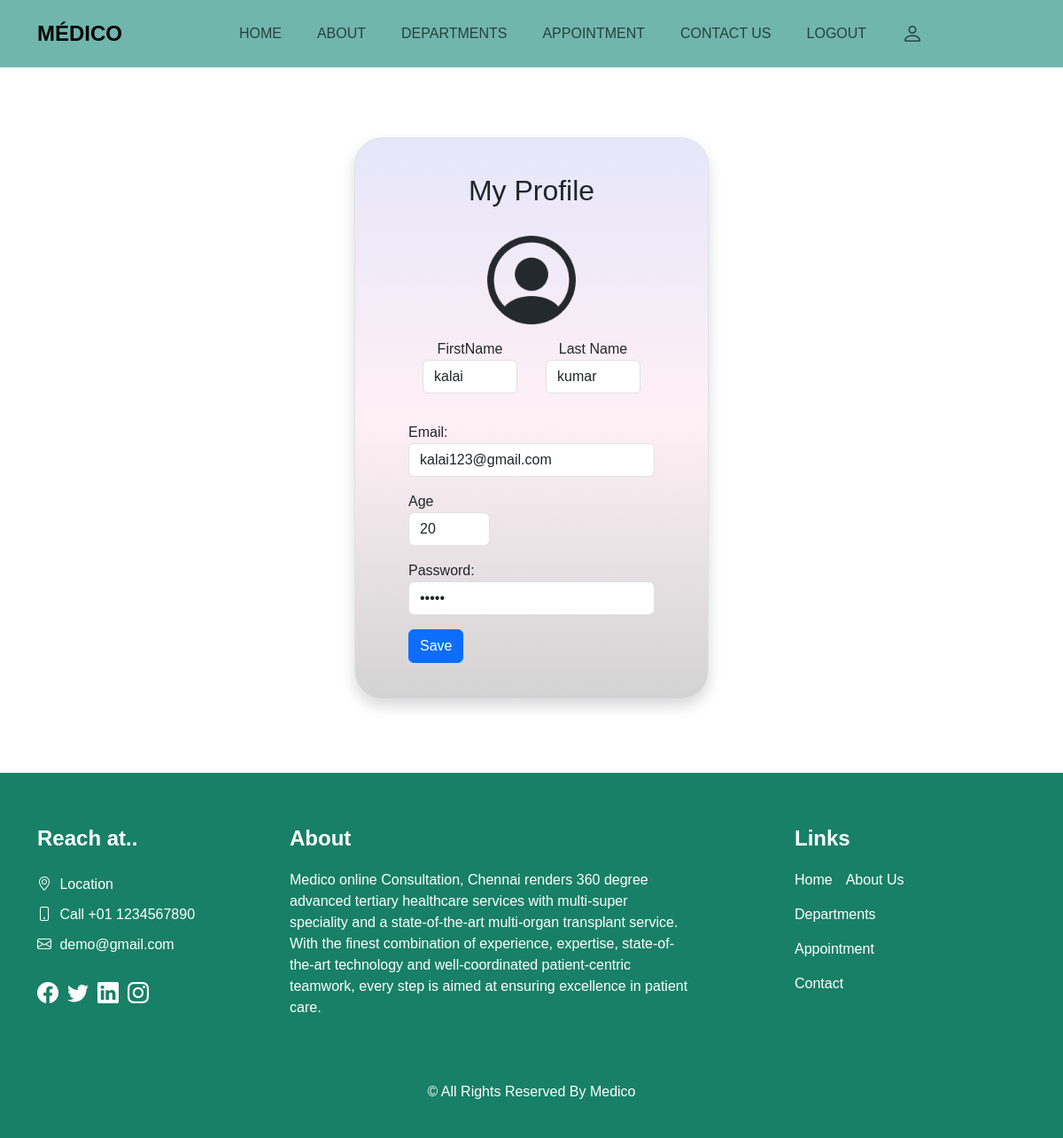
Page /profile/3 (signed in) on the committed database.
### docapp/models.py (models this page shows, shortened)
class Dsignup(models.Model):
    FirstName=models.CharField(max_length=30)
    LastName=models.CharField(max_length=30)
    Gender=models.CharField(max_length=10)
    Age=models.CharField(max_length=3)
    Email=models.CharField(max_length=40)
    Password=models.CharField(max_length=20)
    TandC=models.CharField(max_length=10)

### docapp/views.py (the view)
# urls.py: path("profile/<int:id>", views.edit),
def edit(request, id):
    if(request.user):
        u=request.user.email
        print(u)
        obj=Dsignup.objects.filter(Email=u)
        obj1=Psignup.objects.filter(Email=u)
        if obj:
            gi=Dsignup.objects.get(pk = id)
        elif obj1:
            gi=Psignup.objects.get(pk = id)
    if request.method == 'POST':
        gi.FirstName=request.POST.get("fname")
        gi.LastName=request.POST.get("lname")
        gi.save()
        return redirect(profile)
    else:
        print("error")
    return render(request, "profile.html", locals())

### templates/profile.html (shortened to what this page needs)
{% extends 'base.html' %}
{% block profile %}
<div class="sub_page mt-5 pt-4">
    <div class="d-flex justify-content-center align-items-center min-vh-100 mx-auto" style="width: 400px;">
    <div class="border rounded-5 p-3 bg-white shadow box-area w-90" style="background:linear-gradient(lavender,lavenderblush,lightgray)">
       <div class="m-2">
        <form action="" method="POST">
            {% if gi %}
            <div class="row m-4 align-items-center">
                <div class="header-text mb-4" style="text-align: center;">
                    <h2>My Profile</h2>
                </div>
                <div class="mb-3" style="text-align:center;">
                    <img src="/static/images/profile-circle-icon-512x512-dt9lf8um.png" alt="" height="100px">
                    <div class="col-sm-3 input-group">
                        <div class="col-sm m-3">
                            <label for="">FirstName</label>
                            <input type="text" class="form-control" name="fname" value="{{gi.FirstName}}">
                        </div>
                        <div class="col-sm m-3">
                            <label for="">Last Name</label>
                            <input type="text" class="form-control" name="lname" value="{{gi.LastName}}">
                        </div>
                    </div>
                </div>
                <div class="col-sm input-group mb-3">
                    <div class="col-sm">
                        <label class="email">Email: </label>
                        <input type="text" class="form-control" name="gemail" id="email" value="{{gi.Email}}" readonly>
                    </div>
                </div>
                <div class="row">
                    <div class="col-md-5 mb-3">
                        <label for="age">Age</label>
                        <input type="number" class="form-control" id="age" value="{{gi.Age}}" readonly>
                    </div>
                </div>
                <div class="col-sm input-group mb-3">
                    <div class="col-sm">
                        <label for="password">Password: </label>
                        <input type="password" class="form-control" id="password" value="{{gi.Password}}" readonly>
                    </div>
                </div>
                <div class="row">
                    <div class="col">
                        <button type="submit" class="btn btn-primary">Save</button>
                    </div>
                </div>
            </div>
            {% endif %}
        </form>
        </div>
    </div>
    </div>
<div>
{% endblock %}

### static/style.css (style rules this page uses)
body { font-family: 'Nunito', sans-serif; }
.btn, .btn:focus { outline: none !important; box-shadow: none; }
body { font-family: 'Poppins', sans-serif; }
.box-area { width: 930px; }
::placeholder { font-size: 16px; }
.rounded-5 { border-radius: 30px; }

### rows in the picture
Dsignup: fname "kalai", lname "kumar", gemail "kalai123@gmail.com", Age "20"
